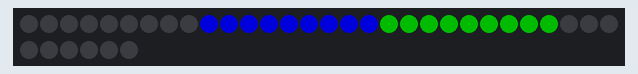
Simulated run of this sketch. Board: Arduino Uno, built with avr-gcc and run on an emulated ATmega328P. Shown: 36 RGB LEDs in strip order, left to right, continuing on the next row. Dim RGB values are drawn brighter than linear.

Above: at 0.46 s.
At 5.04 s:
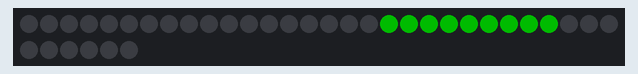
At 10.24 s:
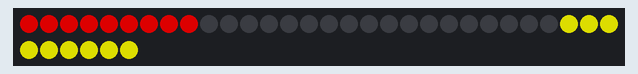
At 20.01 s:
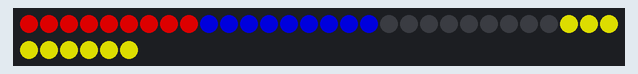
At 29.48 s:
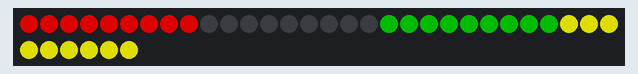
At 39.57 s:
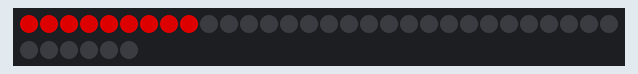

The sketch:

4colorLEDStrip.ino
```cpp
#include <FastLED.h>

#define NUM_LEDS 36
#define LED_PIN 3
#define BRIGHTNESS 150
#define LED_TYPE WS2812B
#define COLOR_ORDER GRB

CRGB leds[NUM_LEDS];

// Half-period intervals in microseconds for each group
// 18 Hz -> 27778 us, 15 Hz -> 33333 us, 12 Hz -> 41667 us, 8 Hz -> 62500 us
const unsigned long intervals[4] = {27778, 33333, 41667, 62500};
const CRGB baseColors[4] = {CRGB::Red, CRGB::Blue, CRGB::Green, CRGB::Yellow};

unsigned long lastToggle[4] = {0, 0, 0, 0};
uint8_t states[4] = {0, 0, 0, 0};

void setup() {
  FastLED.addLeds<LED_TYPE, LED_PIN, COLOR_ORDER>(leds, NUM_LEDS);
  FastLED.setBrightness(BRIGHTNESS);
  FastLED.clear(true);

  unsigned long now = micros();
  for (uint8_t i = 0; i < 4; i++) {
    lastToggle[i] = now;
  }
}

void loop() {
  unsigned long now = micros();
  bool dirty = false;

  for (uint8_t i = 0; i < 4; i++) {
    if (now - lastToggle[i] >= intervals[i]) {
      lastToggle[i] += intervals[i];  // preserves phase, avoids drift
      states[i] = !states[i];
      CRGB color = states[i] ? baseColors[i] : CRGB::Black;
      fill_solid(leds + (i * 9), 9, color);
      dirty = true;
    }
  }

  if (dirty) {
    FastLED.show();
  }
}
```
